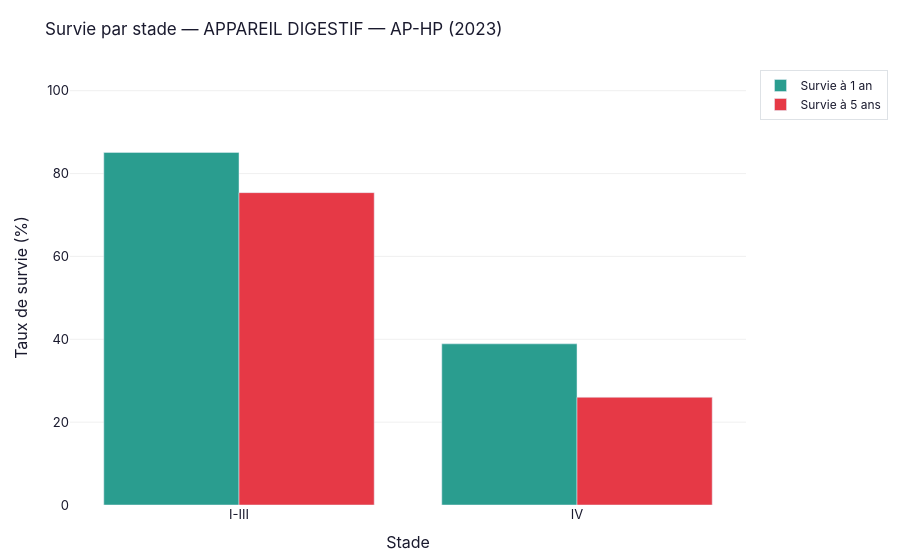

Notebook cell for this chart:
### Markdown cell above
## Section 3 — Survie par stade

`survival_by_stage` + `survival_evolution` (stade I-III). Si la survie existe au niveau
organe, on l'utilise ; sinon on retombe au niveau appareil (logique du builder).

### Code cell
surv_org = surv[(surv.organe == ORGANE) & (surv.appareil == APPAREIL)]
if not surv_org.empty:
    fig_surv = survival_by_stage(surv, ENTITY, APPAREIL, organe=ORGANE, year=last_year)
else:
    fig_surv = survival_by_stage(surv, ENTITY, APPAREIL, year=last_year)
fig_surv.show()

### Figure 1 — Plotly figure (JSON) as saved in the notebook; plotly's stock layout.template omitted (floating-point values rounded to 4 significant figures)
{"data": [{"hovertemplate": "Stade %{x}<br>Survie 1 an : <b>%{y}%</b><extra></extra>", "marker": {"color": "#2A9D8F"}, "name": "Survie à 1 an", "type": "bar", "x": ["I-III", "IV"], "y": [85.1, 38.9]}, {"hovertemplate": "Stade %{x}<br>Survie 5 ans : <b>%{y}%</b><extra></extra>", "marker": {"color": "#E63946"}, "name": "Survie à 5 ans", "type": "bar", "x": ["I-III", "IV"], "y": [75.4, 26.0]}], "layout": {"barmode": "group", "font": {"color": "#1A1A2E", "family": "Inter, Arial, sans-serif", "size": 13}, "hovermode": "x unified", "legend": {"bgcolor": "rgba(255,255,255,0.95)", "bordercolor": "#DEE2E6", "borderwidth": 1, "font": {"size": 12}}, "margin": {"b": 50, "l": 70, "r": 30, "t": 70}, "paper_bgcolor": "white", "plot_bgcolor": "white", "title": {"font": {"size": 17}, "text": "Survie par stade — APPAREIL DIGESTIF — AP-HP (2023)"}, "xaxis": {"showgrid": false, "title": {"text": "Stade"}, "zeroline": false}, "yaxis": {"gridcolor": "#F0F0F0", "range": [0, 105], "showgrid": true, "title": {"text": "Taux de survie (%)"}, "zeroline": false}}}
